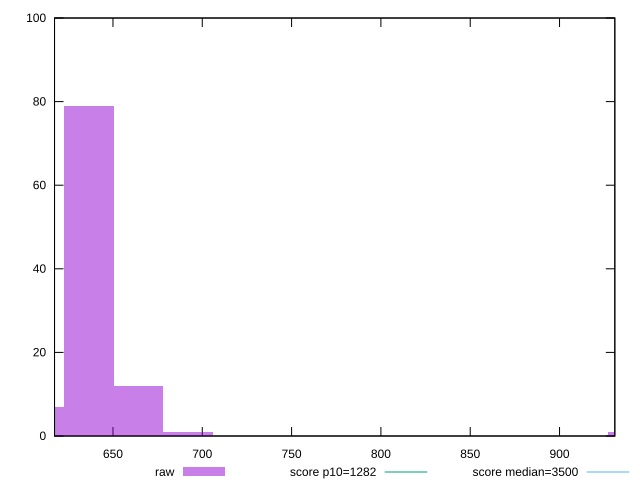

Recreate this plot in gnuplot.
reset

$raw <<EOF
941.1946586299639 1
664.3727002093863 12
636.6905043673286 79
609.0083085252708 7
692.0548960514441 1
EOF

set key outside below
set boxwidth 27.682195842057762
set xrange [617.2920000000004:930.9479999999994]
set yrange [0:100]
set trange [0:100]
set style fill transparent solid 0.5 noborder

set parametric
set terminal svg size 640, 490 enhanced background rgb 'white'
set output "report_00018_2021-02-10T15-25-16.877Z/bootup-time/samples/pages+cached/raw/histogram.svg"

plot $raw title "raw" with boxes, \
     1282,t title "score p10=1282", \
     3500,t title "score median=3500"

reset
